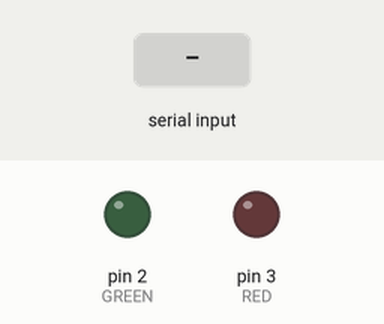
Simulated run of this sketch. Board: Arduino Uno, built with avr-gcc and run on an emulated ATmega328P. On the bench: output pins drawn as LEDs (lit = HIGH). The test bench sets the inputs (shaded band). What the sketch prints to the serial monitor is not drawn.

Above: at 1.2 s.
1.3 s: "0\n" received over Serial
At 2.5 s:
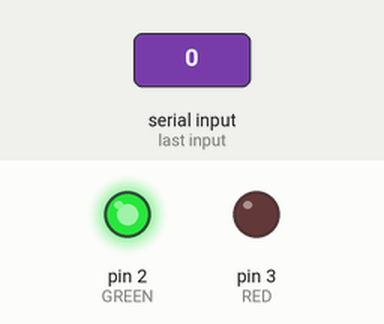
2.8 s: byte 52 ('4') received over Serial
At 3.7 s:
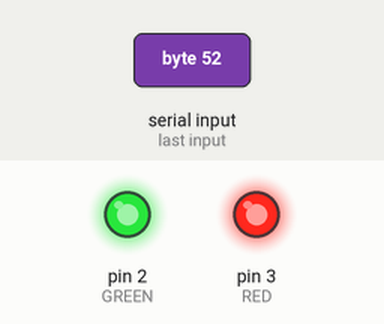
4.3 s: byte 49 ('1') received over Serial
At 4.8 s:
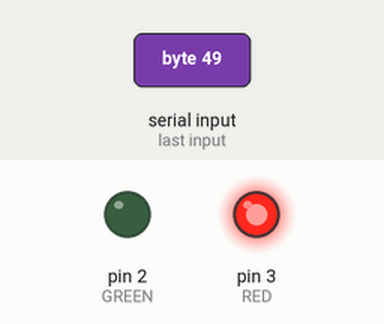
5.8 s: "3\n" received over Serial
At 7.0 s:
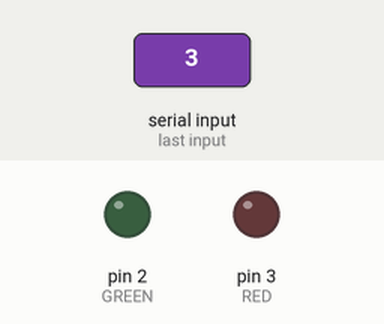
7.3 s: "4\n" received over Serial
At 8.3 s:
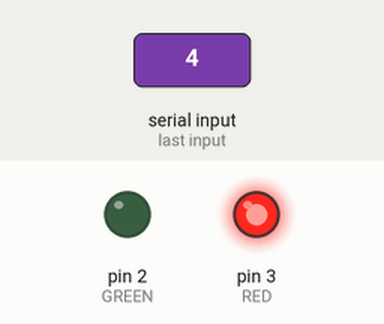
Timing chart, 0 to 9.8 s (numbered marks = the images above; inputs shaded):
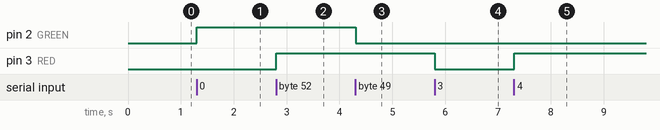

Measured:
- after the input at 1.3 s, pin 2 (GREEN): LOW → HIGH at once
- after the input at 2.8 s, pin 3 (RED): LOW → HIGH at once
- after the input at 4.3 s, pin 2 (GREEN): HIGH → LOW at once
- after the input at 5.8 s, pin 3 (RED): HIGH → LOW at once
- after the input at 7.3 s, pin 3 (RED): LOW → HIGH at once

The sketch:

blututh.ino
```cpp
#define GREEN 2
#define RED 3

void setup() {
  pinMode(GREEN, OUTPUT);
  pinMode(RED, OUTPUT);

  Serial.begin(9600);
}

void loop() {
  char value;

  if(Serial.available() > 0) {
    value = Serial.read();
  }

  Serial.print(value);
  Serial.print("\n");

  if(value == '1') {
    digitalWrite(GREEN, LOW);
  } else if(value == '0') {
    digitalWrite(GREEN, HIGH);
  }


  if(value == '4') {
    digitalWrite(RED, HIGH);
  } else if(value == '3') {
    digitalWrite(RED, LOW);
  }
}
```
